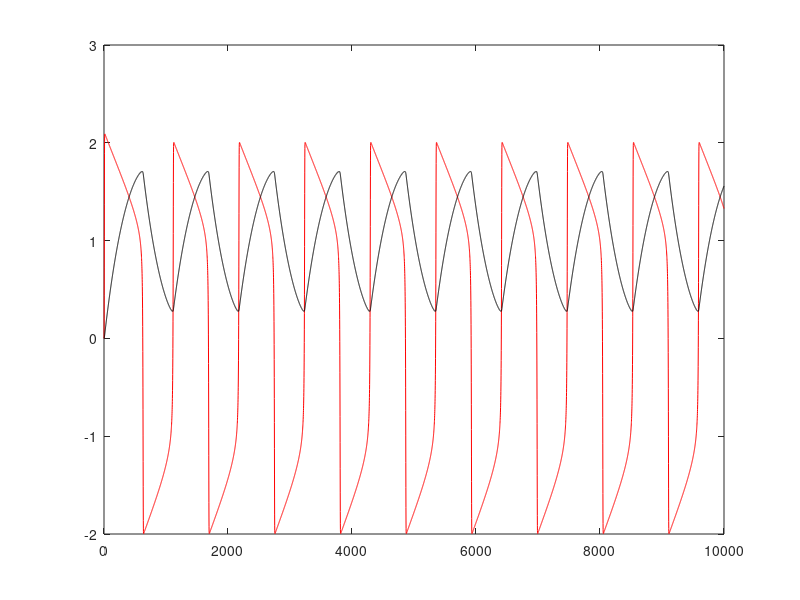

Write the MATLAB code that produced this figure.
Tmax=10000;dt=0.02;
V=zeros(1,Tmax);W=zeros(1,Tmax);
a=0.7;b=0.8;c=10;I=1;
for T=1:Tmax-1
        V(T+1)=V(T)+dt*(  c*( - (V(T).^3)/3+ V(T) -W(T) + I ) );
        W(T+1)=W(T)+dt*(V(T)-b*W(T)+a)/c;
end
plot(1:Tmax,V,'r',1:Tmax,W,'k');
